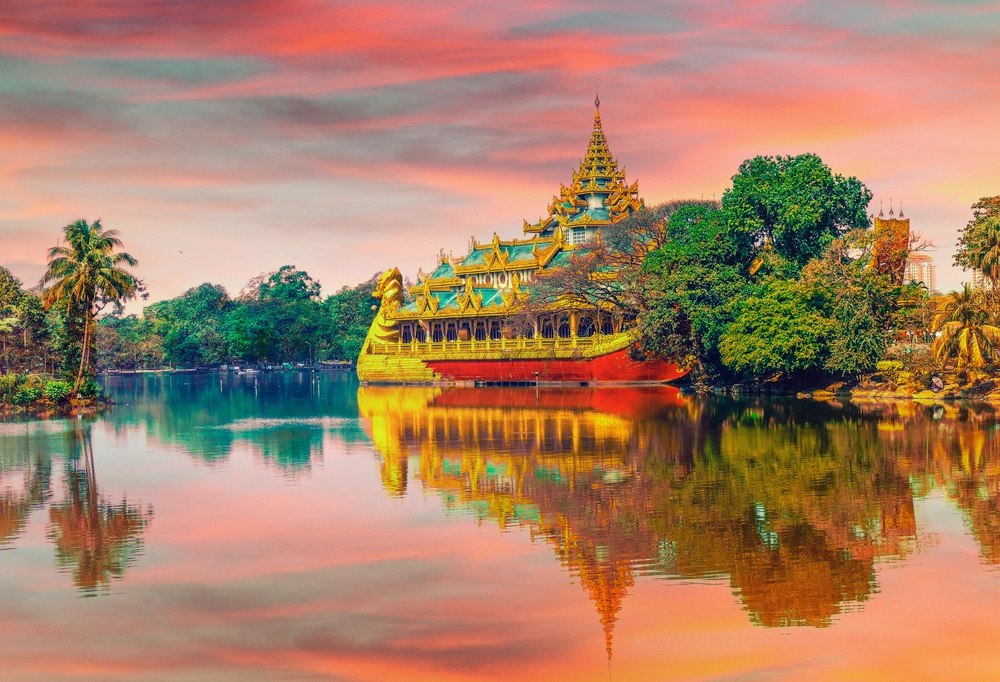
%> input picture c_hsAndvLayersSplit/images/input.jpg, 1000 x 682 px, shrunk from 4608 x 3144 before the run
$ octave c_hsAndvLayersSplit.m   (GNU Octave 9; MATLAB toolbox functions it lacks are replaced by stand-ins)
%> lines starting %> are read from the running program, lines starting %| are printed output that depends on the picture
%Splitting Input Image into its HS(Color) and V(Greyscale) Components

%Initialization
clear; close all; clc;

%Getting Acceptable Image File from User Via Dialog Box
[FileName,PathName]=uigetfile({'*.jpg;*.jpeg;*.png;*.tif','Acceptable Types'},...
    'Select the "jpg", "jpeg", "png" or "tif" file to be split:');
%> the answer given: images/input.jpg
FullName=fullfile(PathName,FileName);
if isequal(FileName,0)
    disp('Selection Cancelled')
    return;
else
    disp(FullName)
end

%Read input file
im = imread(FullName);
%> im is the input picture: size 682x1000x3 uint8; mean R, G, B 168.2, 128.1, 100.7

%Convert RGB to HSV format and store in both hsv1 & hsv2
hsv1 = rgb2hsv(im);
%> hsv1: size 682x1000x3 double; mean H, S, V 0.191, 0.475, 0.687
hsv2 = hsv1;

%Array of Ones and Zeros for using as defaults in HSV channels
ones2D = ones(size(im(:,:,1)));
%> ones2D: size 682x1000 double; every value is 1
zeros2D = zeros(size(im(:,:,1)));
%> zeros2D: size 682x1000 double; every value is 0


%1ST IMAGE - GRAYSCALE

%1st image, Greyscale, only V component preserved, H and S discarded
%H channel replaced by all Ones, S replaced by all Zeros, Hence Gray
hsv1(:,:,1)=ones2D;
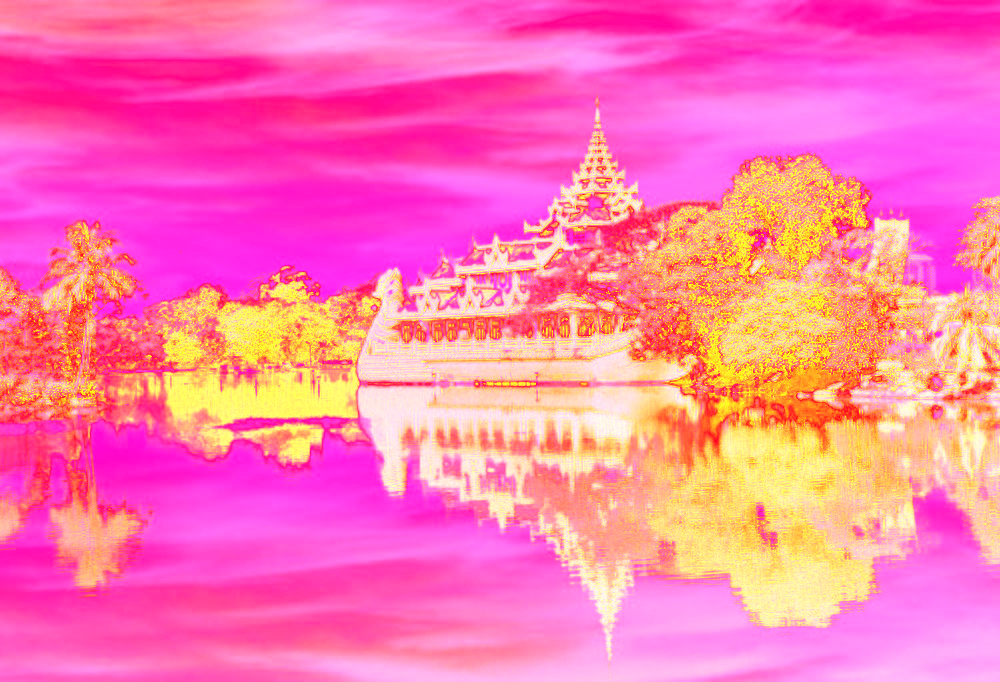
%> hsv1: size 682x1000x3 double; mean R, G, B 1, 0.475, 0.687
hsv1(:,:,2)=zeros2D;
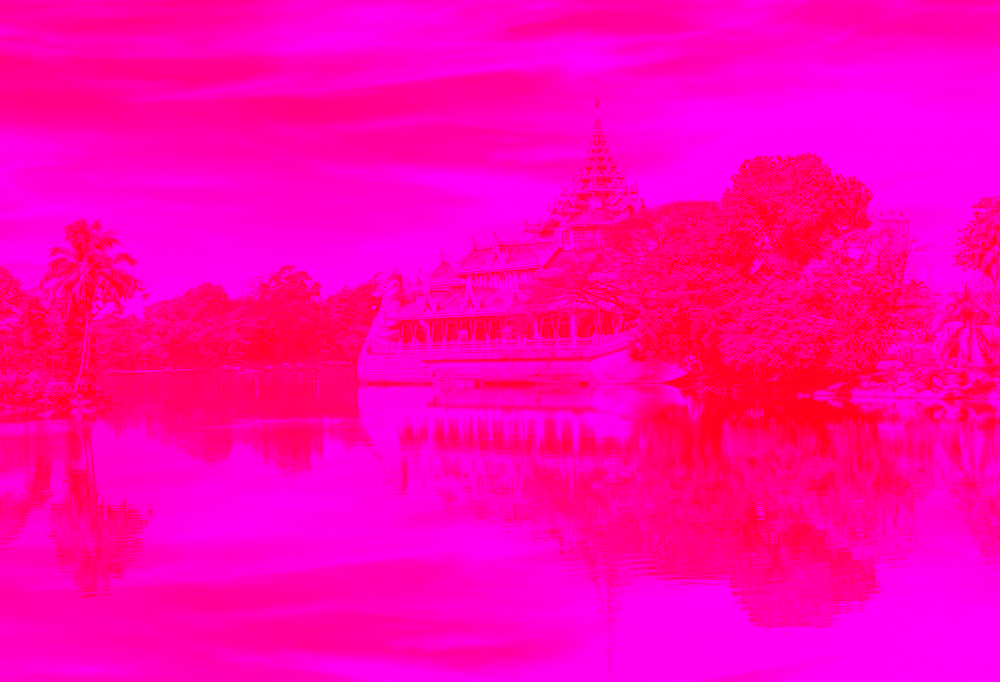
%> hsv1: size 682x1000x3 double; mean R, G, B 1, 0, 0.687

%1st image, Converted back to RGB
rgb1 = hsv2rgb(hsv1);
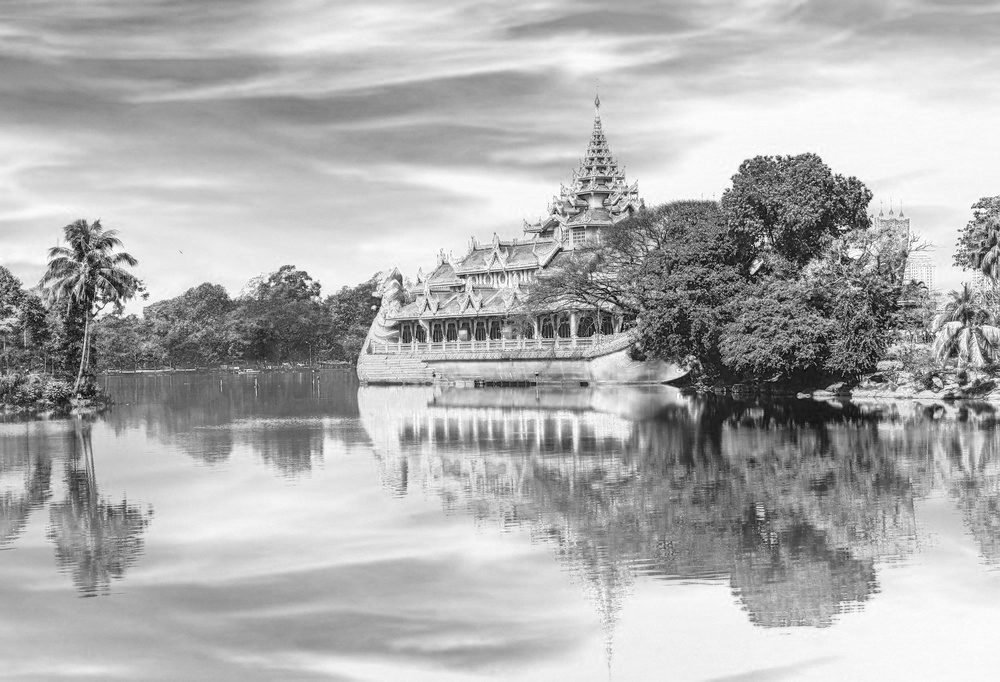
%> rgb1: size 682x1000x3 double; min 0.0118, max 1, mean 0.687


%2ND IMAGE - COLOR

%2nd image, Color, HS components preserved
%V channel replaced by all Ones, Hence Brightest
hsv2(:,:,3) = ones2D;
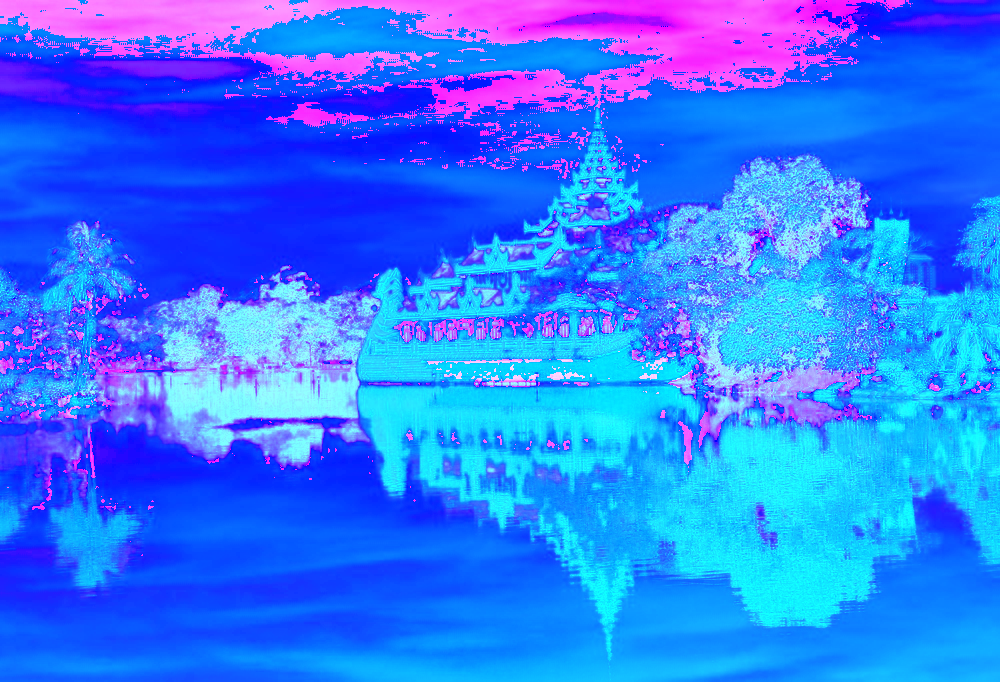
%> hsv2: size 682x1000x3 double; mean R, G, B 0.191, 0.475, 1

%2nd image, Converted back to RGB
rgb2 = hsv2rgb(hsv2);
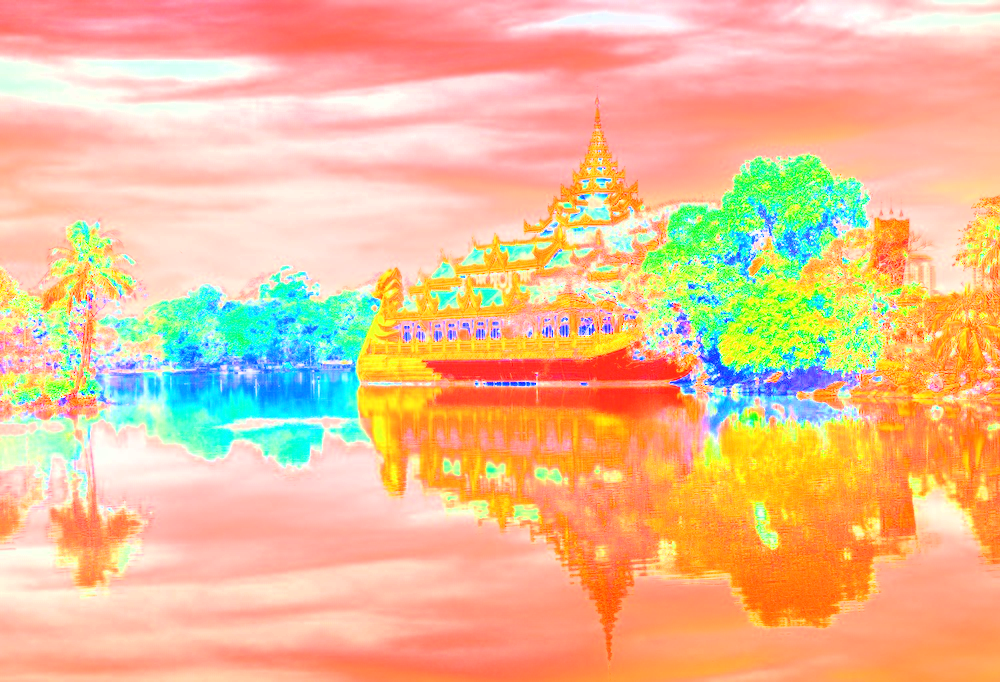
%> rgb2: size 682x1000x3 double; mean R, G, B 0.923, 0.744, 0.581


%DISPLAY

%Full Screen FIGURE Window
figure('units','normalized','outerposition',[0 0 1 1]);

%Display subPlot of Grayscale Component (H=1, S=0, V=V)
subplot(1,2,1); imshow(rgb1); title('Grayscale -> 1-0-V');

%Display subPlot of Color Component (H=H, S=S, V=1)
subplot(1,2,2); imshow(rgb2); title('Color -> H-S-1');
